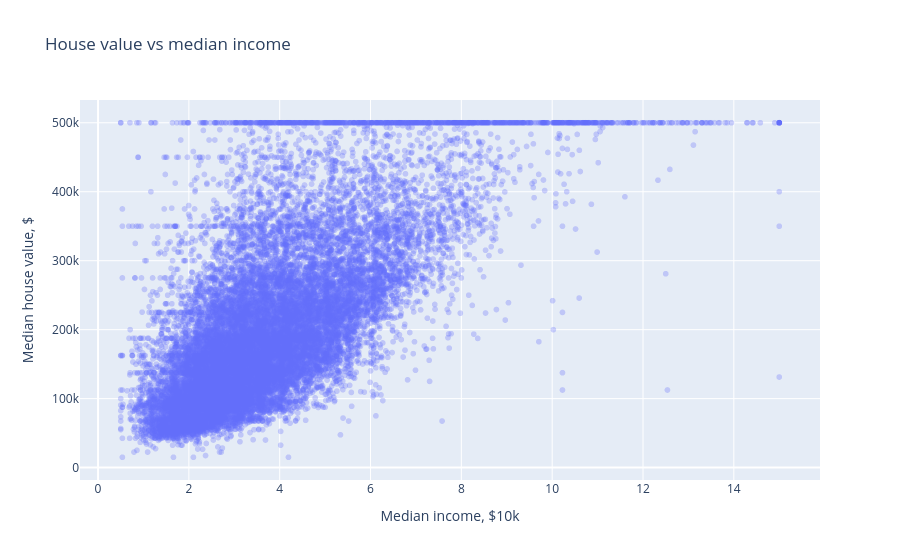

Source (notebook cell):
### Markdown cell above
## scatter

### Code cell
fig = px.scatter(df, x='MedInc', y='price_usd', opacity=0.3,
                 hover_data=['HouseAge', 'AveRooms', 'Population'],
                 title='House value vs median income')

fig.update_layout(xaxis_title='Median income, $10k',
                  yaxis_title='Median house value, $')

fig.show()

### Figure 1 — Plotly figure (JSON) as saved in the notebook; plotly's stock layout.template omitted (floating-point values rounded to 4 significant figures; data arrays with more than 128 entries replaced by an {"elided": "..."} marker saying what was removed)
{"data": [{"customdata": {"elided": "20640x3 float values"}, "hovertemplate": "MedInc=%{x}<br>price_usd=%{y}<br>HouseAge=%{customdata[0]}<br>AveRooms=%{customdata[1]}<br>Population=%{customdata[2]}<extra></extra>", "legendgroup": "", "marker": {"color": "#636efa", "opacity": 0.3, "symbol": "circle"}, "mode": "markers", "name": "", "showlegend": false, "type": "scattergl", "x": {"elided": "20640 float values"}, "xaxis": "x", "y": {"elided": "20640 float values"}, "yaxis": "y"}], "layout": {"legend": {"tracegroupgap": 0}, "title": {"text": "House value vs median income"}, "xaxis": {"anchor": "y", "domain": [0, 1], "title": {"text": "Median income, $10k"}}, "yaxis": {"anchor": "x", "domain": [0, 1], "title": {"text": "Median house value, $"}}}}
